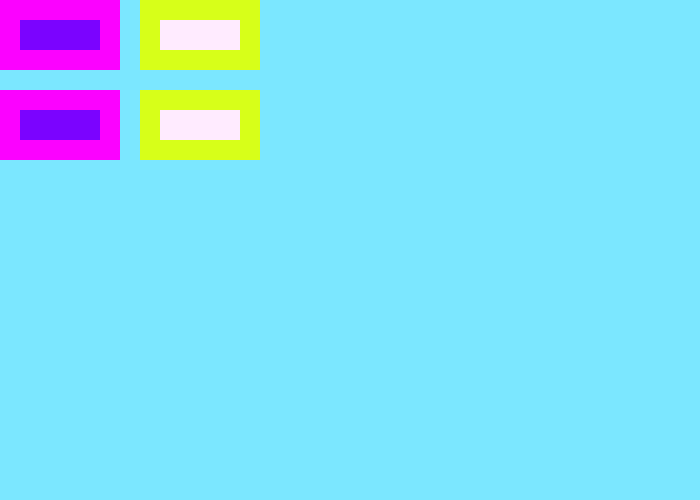
Frame 1 (no input)
Frame 60 (no input): identical to frame 1, image omitted
Frame 120 (the mouse pressed at the canvas centre since frame 60): identical to frame 1, image omitted

The p5.js sketch that drew this single still picture (run headless with seeded random() and noise() and a simulated clock; from frame 60 on, the mouse is pressed at the canvas centre):

// p5.js sketch
// ── sketch.js
function setup()
{
  createCanvas(700,500);

}

function draw()
{
	background(123,231,412)

	// change the paint brush to a specific color according to RGB values
	// this color applies only to the inside color of a shape
	fill(123,3,255);

	// change the paint brush to a specific color according to RGB values
	// this color applies only to the outside color of a shape
	stroke(251,2,351);

	// modifies the thickness of the border of an object
	strokeWeight(20);


	rect(10,10,100,50);
	rect(10,100,100,50);


	fill(521,235,261);
	stroke(215,255,25);
	strokeWeight(20);

	rect(150,10,100,50);
	rect(150,100,100,50);

}
